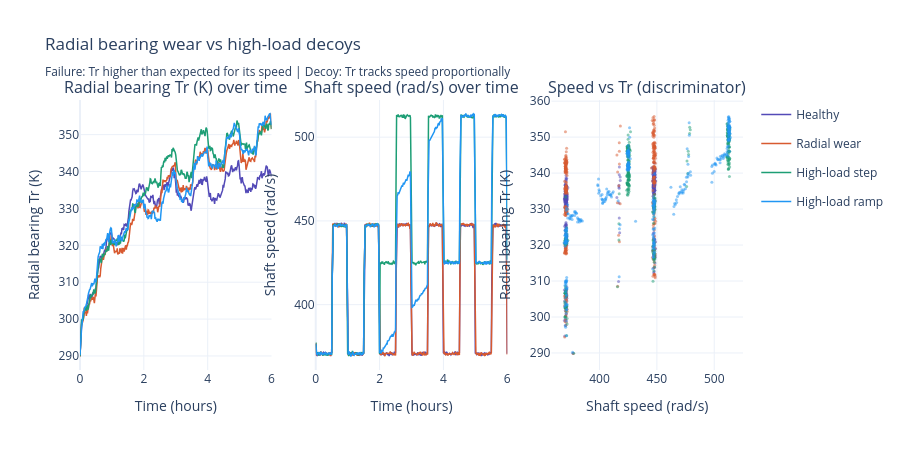

Notebook code for this chart:
### Markdown cell above
## Plot 3 — Radial bearing wear vs high-load decoys

Same logic as thrust bearing: **both** show Tr rising, but the failure has excess heat not explained by load.

- **Failure:** Tr climbs with no speed increase — friction from degraded radial bearing
- **Hard negative:** Higher load → speed ↑ → Tr rises proportionally

### Code cell
# ── Plot 3: Radial bearing ──
fig = plot_group_interactive(
    scenarios=[
        ("normal",                       "Healthy",        COLOURS["normal"]),
        ("pump_radial_wear",             "Radial wear",    COLOURS["failure"]),
        ("decoy_radial_highload_step",   "High-load step", COLOURS["decoy"]),
        ("decoy_radial_highload_ramp",   "High-load ramp", "#2196F3"),
    ],
    signal_y="radial_bearing_K", signal_x="shaft_speed_rads",
    title="Radial bearing wear vs high-load decoys<br><sub>Failure: Tr higher than expected for its speed | Decoy: Tr tracks speed proportionally</sub>",
    y_label="Radial bearing Tr (K)", x_label="Shaft speed (rad/s)",
    scatter_label="Speed vs Tr (discriminator)"
)
fig.show()

### Figure 1 — Plotly figure (JSON) as saved in the notebook; plotly's stock layout.template omitted (floating-point values rounded to 4 significant figures; data arrays with more than 128 entries replaced by an {"elided": "..."} marker saying what was removed)
{"data": [{"legendgroup": "Healthy", "line": {"color": "#534AB7", "width": 1.5}, "mode": "lines", "name": "Healthy", "type": "scatter", "x": {"elided": "361 float values"}, "xaxis": "x", "y": {"elided": "361 float values"}, "yaxis": "y"}, {"legendgroup": "Healthy", "line": {"color": "#534AB7", "width": 1.5}, "mode": "lines", "name": "Healthy", "showlegend": false, "type": "scatter", "x": {"elided": "361 float values"}, "xaxis": "x2", "y": {"elided": "361 float values"}, "yaxis": "y2"}, {"legendgroup": "Healthy", "marker": {"color": "#534AB7", "opacity": 0.5, "size": 3}, "mode": "markers", "name": "Healthy", "showlegend": false, "type": "scatter", "x": {"elided": "361 float values"}, "xaxis": "x3", "y": {"elided": "361 float values"}, "yaxis": "y3"}, {"legendgroup": "Radial wear", "line": {"color": "#D85A30", "width": 1.5}, "mode": "lines", "name": "Radial wear", "type": "scatter", "x": {"elided": "361 float values"}, "xaxis": "x", "y": {"elided": "361 float values"}, "yaxis": "y"}, {"legendgroup": "Radial wear", "line": {"color": "#D85A30", "width": 1.5}, "mode": "lines", "name": "Radial wear", "showlegend": false, "type": "scatter", "x": {"elided": "361 float values"}, "xaxis": "x2", "y": {"elided": "361 float values"}, "yaxis": "y2"}, {"legendgroup": "Radial wear", "marker": {"color": "#D85A30", "opacity": 0.5, "size": 3}, "mode": "markers", "name": "Radial wear", "showlegend": false, "type": "scatter", "x": {"elided": "361 float values"}, "xaxis": "x3", "y": {"elided": "361 float values"}, "yaxis": "y3"}, {"legendgroup": "High-load step", "line": {"color": "#1D9E75", "width": 1.5}, "mode": "lines", "name": "High-load step", "type": "scatter", "x": {"elided": "361 float values"}, "xaxis": "x", "y": {"elided": "361 float values"}, "yaxis": "y"}, {"legendgroup": "High-load step", "line": {"color": "#1D9E75", "width": 1.5}, "mode": "lines", "name": "High-load step", "showlegend": false, "type": "scatter", "x": {"elided": "361 float values"}, "xaxis": "x2", "y": {"elided": "361 float values"}, "yaxis": "y2"}, {"legendgroup": "High-load step", "marker": {"color": "#1D9E75", "opacity": 0.5, "size": 3}, "mode": "markers", "name": "High-load step", "showlegend": false, "type": "scatter", "x": {"elided": "361 float values"}, "xaxis": "x3", "y": {"elided": "361 float values"}, "yaxis": "y3"}, {"legendgroup": "High-load ramp", "line": {"color": "#2196F3", "width": 1.5}, "mode": "lines", "name": "High-load ramp", "type": "scatter", "x": {"elided": "361 float values"}, "xaxis": "x", "y": {"elided": "361 float values"}, "yaxis": "y"}, {"legendgroup": "High-load ramp", "line": {"color": "#2196F3", "width": 1.5}, "mode": "lines", "name": "High-load ramp", "showlegend": false, "type": "scatter", "x": {"elided": "361 float values"}, "xaxis": "x2", "y": {"elided": "361 float values"}, "yaxis": "y2"}, {"legendgroup": "High-load ramp", "marker": {"color": "#2196F3", "opacity": 0.5, "size": 3}, "mode": "markers", "name": "High-load ramp", "showlegend": false, "type": "scatter", "x": {"elided": "361 float values"}, "xaxis": "x3", "y": {"elided": "361 float values"}, "yaxis": "y3"}], "layout": {"annotations": [{"font": {"size": 16}, "showarrow": false, "text": "Radial bearing Tr (K) over time", "x": 0.1444, "xanchor": "center", "xref": "paper", "y": 1.0, "yanchor": "bottom", "yref": "paper"}, {"font": {"size": 16}, "showarrow": false, "text": "Shaft speed (rad/s) over time", "x": 0.5, "xanchor": "center", "xref": "paper", "y": 1.0, "yanchor": "bottom", "yref": "paper"}, {"font": {"size": 16}, "showarrow": false, "text": "Speed vs Tr (discriminator)", "x": 0.8556, "xanchor": "center", "xref": "paper", "y": 1.0, "yanchor": "bottom", "yref": "paper"}], "height": 450, "title": {"text": "Radial bearing wear vs high-load decoys<br><sub>Failure: Tr higher than expected for its speed | Decoy: Tr tracks speed proportionally</sub>"}, "xaxis": {"anchor": "y", "domain": [0.0, 0.2889], "title": {"text": "Time (hours)"}}, "xaxis2": {"anchor": "y2", "domain": [0.3556, 0.6444], "title": {"text": "Time (hours)"}}, "xaxis3": {"anchor": "y3", "domain": [0.7111, 1.0], "title": {"text": "Shaft speed (rad/s)"}}, "yaxis": {"anchor": "x", "domain": [0.0, 1.0], "title": {"text": "Radial bearing Tr (K)"}}, "yaxis2": {"anchor": "x2", "domain": [0.0, 1.0], "title": {"text": "Shaft speed (rad/s)"}}, "yaxis3": {"anchor": "x3", "domain": [0.0, 1.0], "title": {"text": "Radial bearing Tr (K)"}}}}
